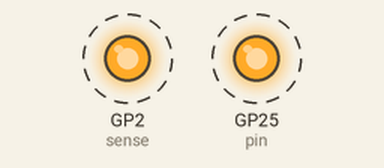
A program run on a simulated Raspberry Pi Pico running MicroPython. Shown: output pins drawn as LEDs (lit = HIGH). Dashed ring = blinking.

Above: at 0.5 s.
Timing chart, 0 to 4.6 s (numbered marks = the images above):
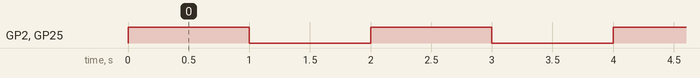

Measured:
- by itself, GP2 (sense), GP25 (pin): alternates HIGH for 1.0 s and LOW for 1.0 s

The program:

uart_blink.py
```python
from machine import Pin, UART
from time import sleep

# setup uart
uart0 = UART(0, baudrate=115200, tx=Pin(0), rx=Pin(1), bits=8, parity=None, stop=1)

pin  = Pin("LED", Pin.OUT)
sense = Pin(2, Pin.OUT)

txData = b'HeLlo World\n\r'

while True:
    pin.toggle()
    sense.toggle()
    sleep(1)
    uart0.write(txData)
```
